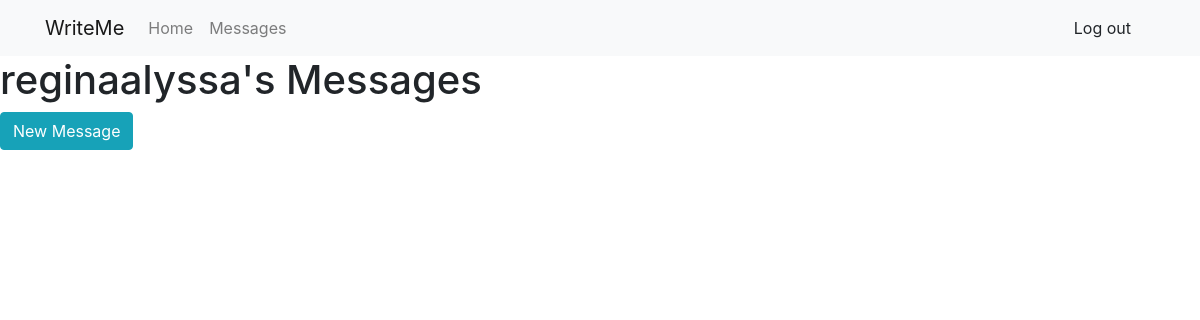
The app's page /messages/ (signed in), older data.
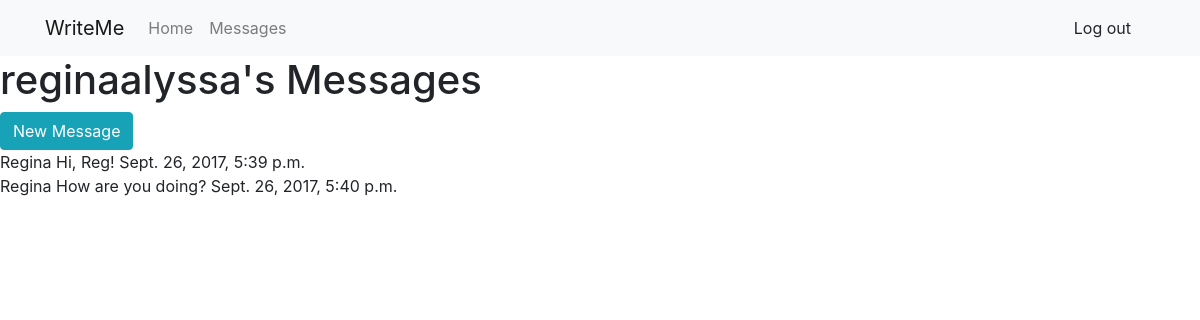
The same page, newer data.
### messaging/models.py (models this page shows)
class Message(models.Model):
    conversation = models.ForeignKey(Conversation)
    receiver = models.ForeignKey(User)
    message = models.TextField()
    timestamp = models.DateTimeField(auto_now_add=True)
    unread_flag = models.BooleanField(default=True)

### messaging/views.py (the view)
class MessagesView(LoginRequiredMixin, ListView):
    template_name = "messaging/index.html"
    context_object_name = 'latest_conversations_list'
    def get_queryset(self):
        return Message.objects.all() # temporary

### messaging/templates/messaging/index.html
{% extends "base.html" %}
{% block content %}
    <h1>{{ user.username }}'s Messages</h1>
    <a href="{% url 'messaging:new' %}" class="btn btn-info">New Message</a><br>
    {% for item in latest_conversations_list %}
        {{ item.receiver.first_name }} {{ item.conversation.receiver.last_name }}
        {{ item.message }}
        {{ item.timestamp }}
        <br>
    {% endfor %}
{% endblock %}

### templates/base.html (shortened to what this page needs)
<!DOCTYPE html>
<html lang="en">
<head>
    <link rel="stylesheet" href="https://maxcdn.bootstrapcdn.com/bootstrap/4.0.0-beta/css/bootstrap.min.css">
    <link rel="stylesheet" href="https://maxcdn.bootstrapcdn.com/font-awesome/4.7.0/css/font-awesome.min.css">
</head>
<body>
{% block navbar %}
    <nav class="navbar navbar-expand-lg navbar-light bg-light navbar-default sticky-top" id="main-navbar">
        <div class="container">
            <a class="navbar-brand" href="{% url 'home' %}">WriteMe</a>
            <div class="collapse navbar-collapse" id="writeme-navbar">
                {% if user.is_authenticated %}
                    <ul class="navbar-nav mr-auto">
                        <li class="nav-item"><a class="nav-link" href="{% url 'home' %}">Home</a></li>
                        <li class="nav-item"><a class="nav-link" href="#">Messages</a></li>
                    </ul>
                    <ul class="navbar-nav ml-auto">
                        <li class="nav-item"><a class="dropdown-item" href="{% url 'logout' %}">Log out</a></li>
                    </ul>
                {% else %}
                    <ul class="navbar-nav ml-auto">
                        <li class="nav-item"><a class="nav-link" href="{% url 'login' %}">Log in</a></li>
                        <li class="nav-item"><a class="nav-link" href="#">Sign up</a></li>
                    </ul>
                {% endif %}
            </div>
        </div>
    </nav>
{% endblock %}
{% block content %}{% endblock %}
</body>
</html>

Row changes from the older to the newer data that the page shows:
added Message: receiver.first_name "Regina", message "Hi, Reg!", timestamp "Sept. 26, 2017, 5:39 p.m."
added Message: receiver.first_name "Regina", message "How are you doing?", timestamp "Sept. 26, 2017, 5:40 p.m."
